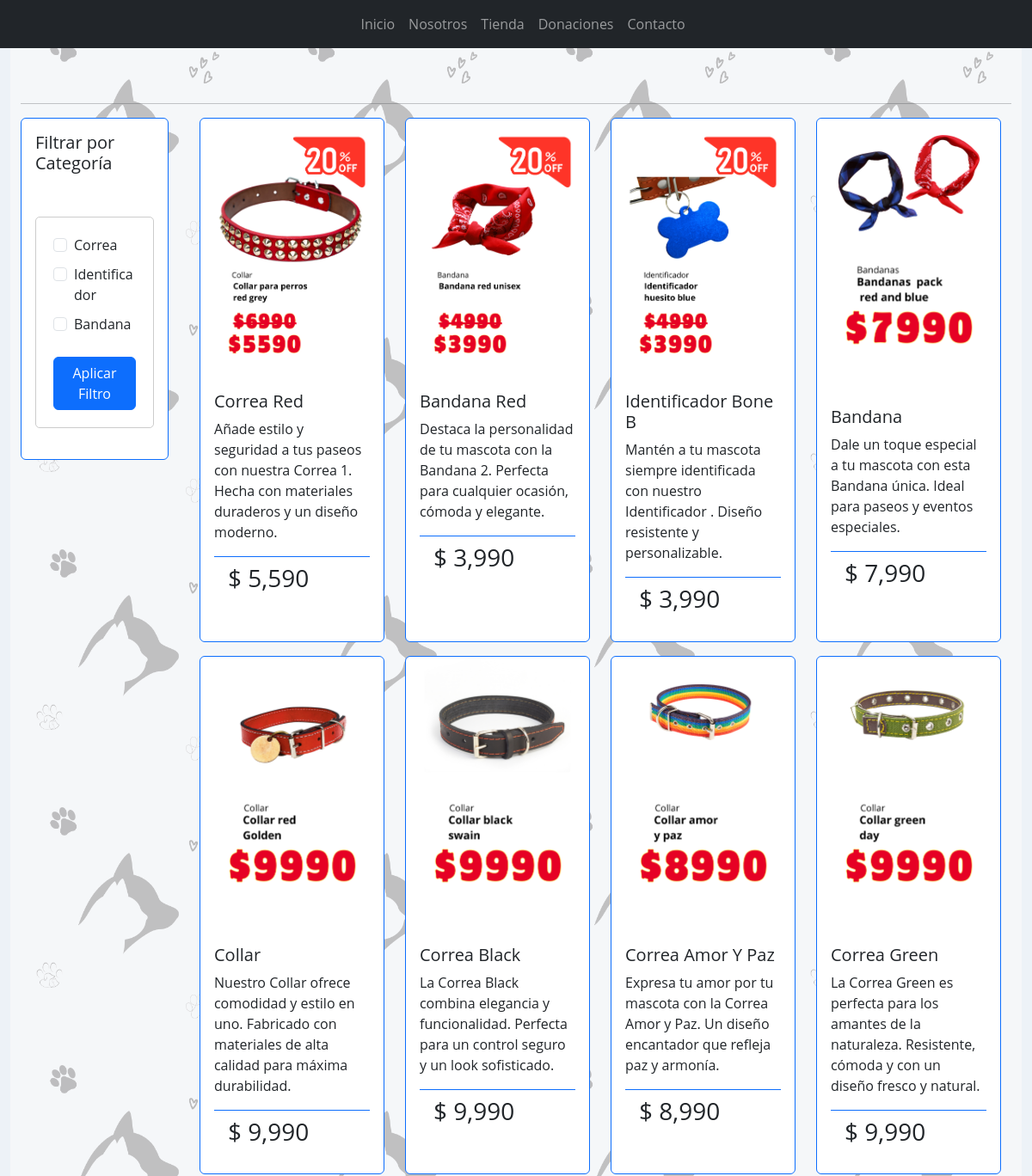
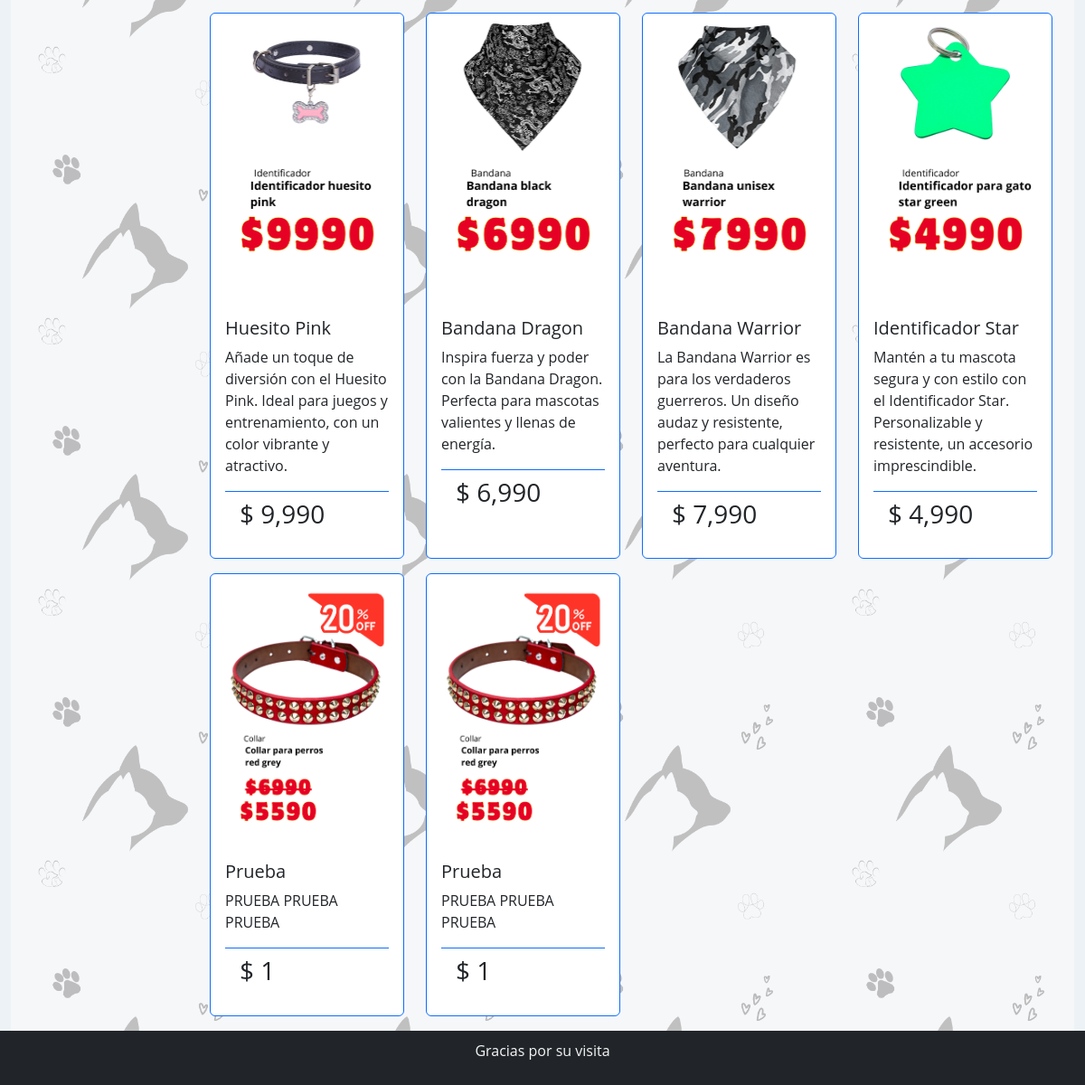
The app's page /tienda/ with its own data (2 pictures, top to bottom).
### appShop/models.py (models this page shows, shortened)
class Category(models.Model):
    id_category  = models.AutoField(db_column='idCategory', primary_key=True)
    category     = models.CharField(max_length=20, blank=False, null=False)

class Product(models.Model):
    id_product       = models.AutoField(db_column='idProduct', primary_key=True)
    products         = models.CharField(max_length=20, blank=True, null=True)
    price            = models.IntegerField(blank=True, null=True)
    id_category      = models.ForeignKey('Category',on_delete=models.CASCADE, db_column='idCategory')
    image            = models.ImageField(upload_to="productos", null=True)
    description      = models.TextField()
    activo           = models.BooleanField(default=True)

### appShop/views.py (the view)
# urls.py: path('tienda/', views.tienda, name='tienda'),
def tienda(request):
    categorias_seleccionadas = request.GET.getlist('categoria')
    if categorias_seleccionadas:
        productos = Product.objects.filter(id_category__category__in=categorias_seleccionadas)
    else:
        productos = Product.objects.all()
    categorias = Category.objects.all()
    context = {
        'Productos': productos,
        'Categorias': categorias,
        'categorias_seleccionadas': categorias_seleccionadas,
    }
    return render(request, 'appShop/tienda.html', context)

### appShop/templates/appShop/tienda.html (shortened to what this page needs)
{% extends 'appShop/base.html' %}
{% load static %}
{% load humanize%}
{% block contenido %}
<div class="container-fluid bg-opacity-75 bg-light">
    <br><br>
    <hr>
    <div class="row justify-content-start">
        <div class="col-lg-2 col-md-3 col-sm-4 col-12 mb-3">
            <div class="card border-primary">
                <div class="card-body">
                    <h5 class="card-title">Filtrar por Categoría</h5>
                    <form id="filter-form" method="get" action="{% url 'tienda' %}">
                        {% for categoria in Categorias %}
                        <div class="form-check">
                            <input class="form-check-input" type="checkbox" name="categoria" value="{{ categoria.category }}"
                            id="categoria-{{ categoria.id_category }}" {% if categoria.category in categorias_seleccionadas %}checked{% endif %}>
                            <label class="form-check-label" for="categoria-{{ categoria.id_category }}">
                                {{ categoria.category }}
                            </label>
                        </div>
                        {% endfor %}
                        <button type="submit" class="btn btn-primary mt-3">Aplicar Filtro</button>
                    </form>
                </div>
            </div>
        </div>
        <div class="col-lg-10 col-md-9 col-sm-8 col-12">
            <div class="container-fluid">
                <div class="row">
                    {% for producto in Productos %}
                    <div class="col-lg-3 col-md-4 col-sm-6 col-12 mb-3">
                        <div class="card border-primary h-100">
                            {% if producto.image %}
                            <img src="{{ producto.image.url }}" class="card-img-top" alt="{{ producto.products }}">
                            {% endif %}
                            <div class="card-body d-flex flex-column">
                                <h5 class="card-title">{{ producto.products | title }}</h5>
                                <div class="card-text mb-3">
                                    {{ producto.description }}
                                </div>
                                <div class="card-footer bg-transparent border-primary">
                                    <h3>$ {{ producto.price | intcomma}}</h3>
                                </div>
                            </div>
                        </div>
                    </div>
                    {% endfor %}
                </div>
            </div>
        </div>
    </div>
</div>
{% endblock %}

### appShop/static/appShop/css/styles.css (style rules this page uses)
html { height: 100%; margin: 0; display: flex; flex-direction: column; }
body { background-image: url("../img/Index/fondo.png"); background-color:#EDF2F7; background-repeat: repeat; background-size: 300px 300px; font-family: 'Open Sans', sans-serif; height: 100%; margin: 0; display: flex; flex-direction: column; }
form { max-width: 400px; margin: 50px auto 20px; padding: 20px; border: 1px solid #ccc; border-radius: 5px; }
label { display: block; margin-bottom: 10px; }
.col-md-4 { display: flex; justify-content: center; align-items: center; }

### records on screen
Category: category "Correa"
Category: category "Identificador"
Category: category "Bandana"
Product: image (picture), products "Correa Red", description "Añade estilo y seguridad a tus paseos con nuestra Correa 1. Hecha con materiales duraderos y un diseño moderno.", price "5,590"
Product: image (picture), products "Bandana Red", description "Destaca la personalidad de tu mascota con la Bandana 2. Perfecta para cualquier ocasión, cómoda y elegante.", price "3,990"
Product: image (picture), products "Identificador Bone B", description "Mantén a tu mascota siempre identificada con nuestro Identificador . Diseño resistente y personalizable.", price "3,990"
Product: image (picture), products "Bandana", description "Dale un toque especial a tu mascota con esta Bandana única. Ideal para paseos y eventos especiales.", price "7,990"
Product: image (picture), products "Collar", description "Nuestro Collar ofrece comodidad y estilo en uno. Fabricado con materiales de alta calidad para máxima durabilidad.", price "9,990"
Product: image (picture), products "Correa Black", description "La Correa Black combina elegancia y funcionalidad. Perfecta para un control seguro y un look sofisticado.", price "9,990"
Product: image (picture), products "Correa Amor Y Paz", description "Expresa tu amor por tu mascota con la Correa Amor y Paz. Un diseño encantador que refleja paz y armonía.", price "8,990"
Product: image (picture), products "Correa Green", description "La Correa Green es perfecta para los amantes de la naturaleza. Resistente, cómoda y con un diseño fresco y natural.", price "9,990"
Product: image (picture), products "Huesito Pink", description "Añade un toque de diversión con el Huesito Pink. Ideal para juegos y entrenamiento, con un color vibrante y atractivo.", price "9,990"
Product: image (picture), products "Bandana Dragon", description "Inspira fuerza y poder con la Bandana Dragon. Perfecta para mascotas valientes y llenas de energía.", price "6,990"
Product: image (picture), products "Bandana Warrior", description "La Bandana Warrior es para los verdaderos guerreros. Un diseño audaz y resistente, perfecto para cualquier aventura.", price "7,990"
Product: image (picture), products "Identificador Star", description "Mantén a tu mascota segura y con estilo con el Identificador Star. Personalizable y resistente, un accesorio imprescindible.", price "4,990"
Product: image (picture), products "Prueba", description "PRUEBA PRUEBA PRUEBA", price "1"
Product: image (picture), products "Prueba", description "PRUEBA PRUEBA PRUEBA", price "1"
